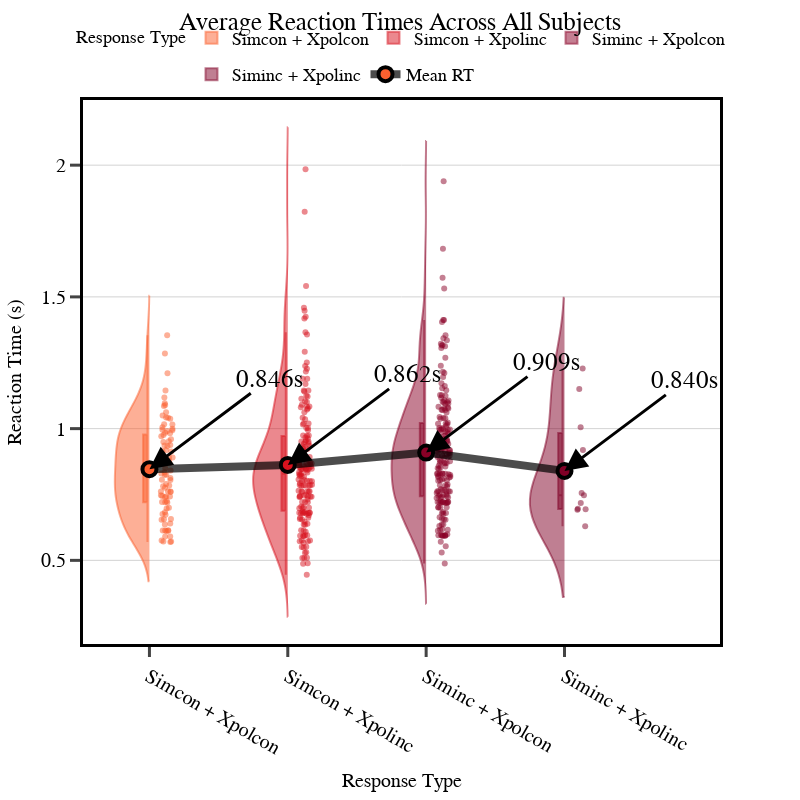

Notebook cell for this chart:
### Code cell
# Create an empty list to store all data frames
all_data = []

# Define types and their colors
types = ['Simcon + Xpolcon', 'Simcon + Xpolinc', 'Siminc + Xpolcon', 'Siminc + Xpolinc']

# Generate a colormap
cmap = plt.get_cmap('YlOrRd')  # You can choose a different colormap if you prefer
col_factor = 50
col_icept = 150
# Create the colors dictionary
type_colors = {name: f'rgba({int(cmap(i*col_factor + col_icept)[0]*255)}, {int(cmap(i*col_factor + col_icept)[1]*255)}, {int(cmap(i*col_factor + col_icept)[2]*255)}, 0.5)' 
          for i, name in enumerate(types)}

# Loop through all subjects (using the same structure as your original code)
for sub_name in all_sub_names:
    sub = get_data(subject=f"sub-{sub_name}", task="ball_hue")
    
    simc_xpolc = get_rt(df=sub, sim_con=True, expol_con=True, return_df=True)["rt"]
    simc_xpoli = get_rt(df=sub, sim_con=True, expol_con=False, return_df=True)["rt"]
    simi_xpolc = get_rt(df=sub, sim_con=False, expol_con=True, return_df=True)["rt"]
    simi_xpoli = get_rt(df=sub, sim_con=False, expol_con=False, return_df=True)["rt"]
    
    # Create DataFrames without subject column - we'll aggregate across all subjects
    simc_xpolc_df = pd.DataFrame({
        'Reaction Time': simc_xpolc,
        'Type': 'Simcon + Xpolcon'
    })
    
    simc_xpoli_df = pd.DataFrame({
        'Reaction Time': simc_xpoli,
        'Type': 'Simcon + Xpolinc'
    })
    
    simi_xpolc_df = pd.DataFrame({
        'Reaction Time': simi_xpolc,
        'Type': 'Siminc + Xpolcon'
    })
    
    simi_xpoli_df = pd.DataFrame({
        'Reaction Time': simi_xpoli,
        'Type': 'Siminc + Xpolinc'
    })
    
    # Append all DataFrames to our list
    all_data.extend([simc_xpolc_df, simc_xpoli_df, simi_xpolc_df, simi_xpoli_df])

# Combine all the data into a single DataFrame
combined_data = pd.concat(all_data, ignore_index=True)

# Calculate mean reaction time for each type
type_means = combined_data.groupby('Type')['Reaction Time'].mean().to_dict()

# Create the plot
fig = go.Figure()

# Add violin plots for each type
for i, type_name in enumerate(types):
    subset = combined_data[combined_data['Type'] == type_name]
    
    fig.add_trace(go.Violin(
        x=[type_name] * len(subset),  # Use type name directly as x value
        y=subset['Reaction Time'],
        name=type_name,
        legendgroup=type_name,
        showlegend=True,
        box_visible=True,
        meanline_visible=True,
        points='all',
        jitter=0.2,
        pointpos=0.5,
        line_color=type_colors[type_name],
        side='negative',
        width=.5,
        spanmode='soft'
    ))

# Connect the means with a line
fig.add_trace(go.Scatter(
    x=types,
    y=[type_means[t] for t in types],
    mode='lines+markers',
    line=dict(color='rgba(0, 0, 0, 0.7)', width=8),
    marker=dict(
        size=14,  # Increased marker size
        color=[type_colors[t].replace('0.5', '1') for t in types],
        line=dict(color='black', width=4)
    ),
    name='Mean RT',
    hovertemplate='Mean: %{y:.3f}s<extra></extra>'
))

# Define a common font style for consistent text appearance
font_style = dict(
    family="Arial, sans-serif",
    size=20,  # Larger font size
    color="black"
)

# Update layout with enhanced text styling
fig.update_layout(
    title=dict(
        text="Average Reaction Times Across All Subjects\n\n",
        font=dict(size=25, family="Arial, sans-serif", color="black"),
        x=0.5,
        y=.985
    ),
    yaxis=dict(
        title=dict(
            text="Reaction Time (s)",
            font=font_style
        ),
        tickfont=font_style,
        tickwidth=2,
        showline=True,
        linewidth=3,
        linecolor='black'
    ),
    xaxis=dict(
        title=dict(
            text="Response Type",
            font=font_style
        ),
        tickmode='array',
        tickvals=types,
        tickfont=font_style,
        tickwidth=2,
        showline=True,
        linewidth=3,
        linecolor='black'
    ),
    legend=dict(
        orientation="h",
        yanchor="bottom",
        y=1.01,
        xanchor="center",
        x=0.5,
        font=dict(size=18, family="Arial, sans-serif"),
        borderwidth=2,
        bordercolor="White",
        title=dict(
            text="Response Type",
            font=dict(size=18, family="Arial, sans-serif")
        )
    ),
    violinmode='overlay',
    # height=1200,
    # width=1200,
    height=800,
    width=800,
    font=font_style,  # Default font for all other text elements
    plot_bgcolor='white',
    paper_bgcolor='white'
)

# Add annotations for the mean values
for i, type_name in enumerate(types):
    fig.add_annotation(
        x=type_name,
        y=type_means[type_name],
        text=f"{type_means[type_name]:.3f}s",
        showarrow=True,
        arrowhead=2,
        arrowsize=1.5,  # Slightly larger arrowhead
        arrowwidth=3,    # Thicker arrow
        arrowcolor='black',
        ax=120,
        ay=-90,
        font=dict(size=25, color='black', family="Arial, sans-serif")
    )

# Make the axis lines thicker
fig.update_xaxes(mirror=True, ticks='outside', tickwidth=3, ticklen=10, showgrid=False)
fig.update_yaxes(mirror=True, ticks='outside', tickwidth=3, ticklen=10, showgrid=True, gridwidth=1, gridcolor='lightgray')

fig.show()

### Figure 1 — Plotly figure (JSON) as saved in the notebook; plotly's stock layout.template omitted (floating-point values rounded to 4 significant figures; data arrays with more than 128 entries replaced by an {"elided": "..."} marker saying what was removed)
{"data": [{"box": {"visible": true}, "jitter": 0.2, "legendgroup": "Simcon + Xpolcon", "line": {"color": "rgba(252, 96, 47, 0.5)"}, "meanline": {"visible": true}, "name": "Simcon + Xpolcon", "pointpos": 0.5, "points": "all", "showlegend": true, "side": "negative", "spanmode": "soft", "type": "violin", "width": 0.5, "x": ["Simcon + Xpolcon", "Simcon + Xpolcon", "Simcon + Xpolcon", "Simcon + Xpolcon", "Simcon + Xpolcon", "Simcon + Xpolcon", "Simcon + Xpolcon", "Simcon + Xpolcon", "Simcon + Xpolcon", "Simcon + Xpolcon", "Simcon + Xpolcon", "Simcon + Xpolcon", "Simcon + Xpolcon", "Simcon + Xpolcon", "Simcon + Xpolcon", "Simcon + Xpolcon", "Simcon + Xpolcon", "Simcon + Xpolcon", "Simcon + Xpolcon", "Simcon + Xpolcon", "Simcon + Xpolcon", "Simcon + Xpolcon", "Simcon + Xpolcon", "Simcon + Xpolcon", "Simcon + Xpolcon", "Simcon + Xpolcon", "Simcon + Xpolcon", "Simcon + Xpolcon", "Simcon + Xpolcon", "Simcon + Xpolcon", "Simcon + Xpolcon", "Simcon + Xpolcon", "Simcon + Xpolcon", "Simcon + Xpolcon", "Simcon + Xpolcon", "Simcon + Xpolcon", "Simcon + Xpolcon", "Simcon + Xpolcon", "Simcon + Xpolcon", "Simcon + Xpolcon", "Simcon + Xpolcon", "Simcon + Xpolcon", "Simcon + Xpolcon", "Simcon + Xpolcon", "Simcon + Xpolcon", "Simcon + Xpolcon", "Simcon + Xpolcon", "Simcon + Xpolcon", "Simcon + Xpolcon", "Simcon + Xpolcon", "Simcon + Xpolcon", "Simcon + Xpolcon", "Simcon + Xpolcon", "Simcon + Xpolcon", "Simcon + Xpolcon", "Simcon + Xpolcon", "Simcon + Xpolcon", "Simcon + Xpolcon", "Simcon + Xpolcon", "Simcon + Xpolcon", "Simcon + Xpolcon", "Simcon + Xpolcon", "Simcon + Xpolcon", "Simcon + Xpolcon", "Simcon + Xpolcon", "Simcon + Xpolcon", "Simcon + Xpolcon", "Simcon + Xpolcon", "Simcon + Xpolcon", "Simcon + Xpolcon", "Simcon + Xpolcon", "Simcon + Xpolcon", "Simcon + Xpolcon", "Simcon + Xpolcon", "Simcon + Xpolcon", "Simcon + Xpolcon", "Simcon + Xpolcon", "Simcon + Xpolcon", "Simcon + Xpolcon", "Simcon + Xpolcon", "Simcon + Xpolcon", "Simcon + Xpolcon", "Simcon + Xpolcon", "Simcon + Xpolcon", "Simcon + Xpolcon", "Simcon + Xpolcon", "Simcon + Xpolcon", "Simcon + Xpolcon", "Simcon + Xpolcon", "Simcon + Xpolcon", "Simcon + Xpolcon", "Simcon + Xpolcon", "Simcon + Xpolcon", "Simcon + Xpolcon", "Simcon + Xpolcon", "Simcon + Xpolcon", "Simcon + Xpolcon", "Simcon + Xpolcon", "Simcon + Xpolcon", "Simcon + Xpolcon", "Simcon + Xpolcon", "Simcon + Xpolcon"], "y": [0.776, 0.8495, 0.6824, null, 1.042, 0.9715, 0.9998, 0.8779, 1.05, null, 1.062, 1.355, 0.9956, null, null, 0.9907, 0.9846, 0.9131, 0.9362, 1.016, 1.097, 0.841, 0.9326, 0.8916, 0.9184, 0.8903, 0.9821, 0.806, 0.8688, 0.7398, 0.7903, 0.7811, 0.8248, 0.697, 0.7627, 0.7206, 0.7441, 0.7252, 0.6729, null, null, 1.145, null, 0.8246, 1.118, 1.21, 0.9758, null, 0.9149, 0.8892, 1.038, 1.016, 0.7421, 0.5716, 0.6132, 0.6119, 0.7428, 0.5715, 0.6142, 0.5906, 0.6759, 0.6124, 0.5905, 0.5755, 0.57, 1.285, 1.005, 0.8125, 0.9597, 1.086, null, 0.9013, 0.9381, 0.871, null, 1.09, 0.7198, null, 0.8687, 0.9489, 1.042, 0.805, 0.7475, 0.9521, 0.7613, 0.8298, 0.7611, 0.8347, null, 0.6537, 0.6559, 0.7598, null, 0.6567, 0.6992, 0.8665, 0.9943, 0.784, 0.7215, 0.636, 0.613, 0.6401]}, {"box": {"visible": true}, "jitter": 0.2, "legendgroup": "Simcon + Xpolinc", "line": {"color": "rgba(216, 18, 30, 0.5)"}, "meanline": {"visible": true}, "name": "Simcon + Xpolinc", "pointpos": 0.5, "points": "all", "showlegend": true, "side": "negative", "spanmode": "soft", "type": "violin", "width": 0.5, "x": {"elided": "192 str values"}, "y": {"elided": "192 float values"}}, {"box": {"visible": true}, "jitter": 0.2, "legendgroup": "Siminc + Xpolcon", "line": {"color": "rgba(137, 0, 38, 0.5)"}, "meanline": {"visible": true}, "name": "Siminc + Xpolcon", "pointpos": 0.5, "points": "all", "showlegend": true, "side": "negative", "spanmode": "soft", "type": "violin", "width": 0.5, "x": {"elided": "215 str values"}, "y": {"elided": "215 float values"}}, {"box": {"visible": true}, "jitter": 0.2, "legendgroup": "Siminc + Xpolinc", "line": {"color": "rgba(128, 0, 38, 0.5)"}, "meanline": {"visible": true}, "name": "Siminc + Xpolinc", "pointpos": 0.5, "points": "all", "showlegend": true, "side": "negative", "spanmode": "soft", "type": "violin", "width": 0.5, "x": ["Siminc + Xpolinc", "Siminc + Xpolinc", "Siminc + Xpolinc", "Siminc + Xpolinc", "Siminc + Xpolinc", "Siminc + Xpolinc", "Siminc + Xpolinc", "Siminc + Xpolinc", "Siminc + Xpolinc", "Siminc + Xpolinc", "Siminc + Xpolinc", "Siminc + Xpolinc", "Siminc + Xpolinc", "Siminc + Xpolinc", "Siminc + Xpolinc", "Siminc + Xpolinc", "Siminc + Xpolinc", "Siminc + Xpolinc", "Siminc + Xpolinc", "Siminc + Xpolinc", "Siminc + Xpolinc", "Siminc + Xpolinc", "Siminc + Xpolinc", "Siminc + Xpolinc", "Siminc + Xpolinc", "Siminc + Xpolinc", "Siminc + Xpolinc", "Siminc + Xpolinc", "Siminc + Xpolinc", "Siminc + Xpolinc", "Siminc + Xpolinc", "Siminc + Xpolinc", "Siminc + Xpolinc", "Siminc + Xpolinc", "Siminc + Xpolinc", "Siminc + Xpolinc", "Siminc + Xpolinc", "Siminc + Xpolinc", "Siminc + Xpolinc", "Siminc + Xpolinc", "Siminc + Xpolinc", "Siminc + Xpolinc", "Siminc + Xpolinc", "Siminc + Xpolinc", "Siminc + Xpolinc", "Siminc + Xpolinc", "Siminc + Xpolinc", "Siminc + Xpolinc", "Siminc + Xpolinc", "Siminc + Xpolinc", "Siminc + Xpolinc", "Siminc + Xpolinc", "Siminc + Xpolinc", "Siminc + Xpolinc", "Siminc + Xpolinc", "Siminc + Xpolinc", "Siminc + Xpolinc", "Siminc + Xpolinc", "Siminc + Xpolinc", "Siminc + Xpolinc", "Siminc + Xpolinc", "Siminc + Xpolinc", "Siminc + Xpolinc", "Siminc + Xpolinc", "Siminc + Xpolinc", "Siminc + Xpolinc", "Siminc + Xpolinc", "Siminc + Xpolinc", "Siminc + Xpolinc", "Siminc + Xpolinc", "Siminc + Xpolinc", "Siminc + Xpolinc", "Siminc + Xpolinc", "Siminc + Xpolinc", "Siminc + Xpolinc", "Siminc + Xpolinc", "Siminc + Xpolinc", "Siminc + Xpolinc", "Siminc + Xpolinc", "Siminc + Xpolinc", "Siminc + Xpolinc", "Siminc + Xpolinc", "Siminc + Xpolinc", "Siminc + Xpolinc", "Siminc + Xpolinc", "Siminc + Xpolinc", "Siminc + Xpolinc", "Siminc + Xpolinc", "Siminc + Xpolinc"], "y": [null, null, null, null, null, null, null, null, null, 0.7474, null, null, null, null, 1.229, null, null, null, null, null, null, null, null, null, 1.151, null, null, null, 0.9191, null, null, null, null, null, null, null, null, null, null, null, null, null, null, null, null, null, null, null, null, null, null, null, null, null, null, null, null, null, null, null, null, null, null, null, null, null, null, null, null, null, null, null, null, null, null, null, null, 0.6924, null, null, null, 0.6963, 0.7179, 0.694, 0.7554, 0.6297, null, null, 1.005]}, {"hovertemplate": "Mean: %{y:.3f}s<extra></extra>", "line": {"color": "rgba(0, 0, 0, 0.7)", "width": 8}, "marker": {"color": ["rgba(252, 96, 47, 1)", "rgba(216, 18, 30, 1)", "rgba(137, 0, 38, 1)", "rgba(128, 0, 38, 1)"], "line": {"color": "black", "width": 4}, "size": 14}, "mode": "lines+markers", "name": "Mean RT", "type": "scatter", "x": ["Simcon + Xpolcon", "Simcon + Xpolinc", "Siminc + Xpolcon", "Siminc + Xpolinc"], "y": [0.8461, 0.8623, 0.909, 0.8396]}], "layout": {"annotations": [{"arrowcolor": "black", "arrowhead": 2, "arrowsize": 1.5, "arrowwidth": 3, "ax": 120, "ay": -90, "font": {"color": "black", "family": "Arial, sans-serif", "size": 25}, "showarrow": true, "text": "0.846s", "x": "Simcon + Xpolcon", "y": 0.8461}, {"arrowcolor": "black", "arrowhead": 2, "arrowsize": 1.5, "arrowwidth": 3, "ax": 120, "ay": -90, "font": {"color": "black", "family": "Arial, sans-serif", "size": 25}, "showarrow": true, "text": "0.862s", "x": "Simcon + Xpolinc", "y": 0.8623}, {"arrowcolor": "black", "arrowhead": 2, "arrowsize": 1.5, "arrowwidth": 3, "ax": 120, "ay": -90, "font": {"color": "black", "family": "Arial, sans-serif", "size": 25}, "showarrow": true, "text": "0.909s", "x": "Siminc + Xpolcon", "y": 0.909}, {"arrowcolor": "black", "arrowhead": 2, "arrowsize": 1.5, "arrowwidth": 3, "ax": 120, "ay": -90, "font": {"color": "black", "family": "Arial, sans-serif", "size": 25}, "showarrow": true, "text": "0.840s", "x": "Siminc + Xpolinc", "y": 0.8396}], "font": {"color": "black", "family": "Arial, sans-serif", "size": 20}, "height": 800, "legend": {"bordercolor": "White", "borderwidth": 2, "font": {"family": "Arial, sans-serif", "size": 18}, "orientation": "h", "title": {"font": {"family": "Arial, sans-serif", "size": 18}, "text": "Response Type"}, "x": 0.5, "xanchor": "center", "y": 1.01, "yanchor": "bottom"}, "paper_bgcolor": "white", "plot_bgcolor": "white", "title": {"font": {"color": "black", "family": "Arial, sans-serif", "size": 25}, "text": "Average Reaction Times Across All Subjects\n\n", "x": 0.5, "y": 0.985}, "violinmode": "overlay", "width": 800, "xaxis": {"linecolor": "black", "linewidth": 3, "mirror": true, "showgrid": false, "showline": true, "tickfont": {"color": "black", "family": "Arial, sans-serif", "size": 20}, "ticklen": 10, "tickmode": "array", "ticks": "outside", "tickvals": ["Simcon + Xpolcon", "Simcon + Xpolinc", "Siminc + Xpolcon", "Siminc + Xpolinc"], "tickwidth": 3, "title": {"font": {"color": "black", "family": "Arial, sans-serif", "size": 20}, "text": "Response Type"}}, "yaxis": {"gridcolor": "lightgray", "gridwidth": 1, "linecolor": "black", "linewidth": 3, "mirror": true, "showgrid": true, "showline": true, "tickfont": {"color": "black", "family": "Arial, sans-serif", "size": 20}, "ticklen": 10, "ticks": "outside", "tickwidth": 3, "title": {"font": {"color": "black", "family": "Arial, sans-serif", "size": 20}, "text": "Reaction Time (s)"}}}}
